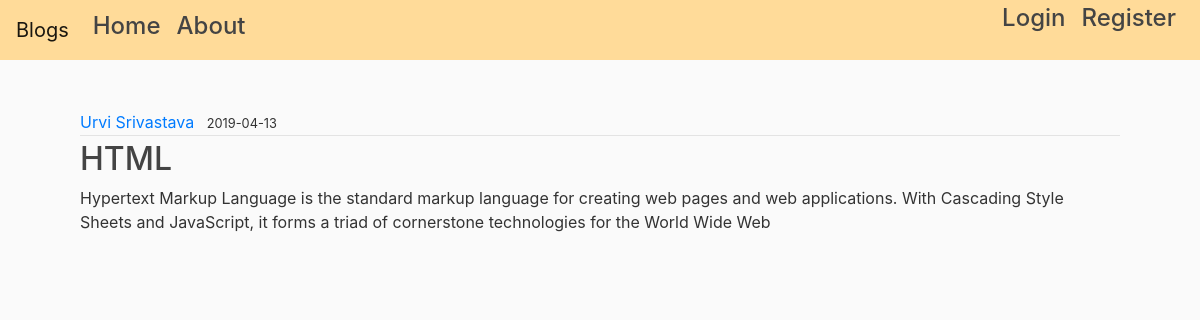
The app's page /post/4 with its own data.
### blog/models.py (models this page shows, shortened)
class User(db.Model, UserMixin):
    id = db.Column(db.Integer, primary_key = True)
    username = db.Column(db.String(20),unique=True, nullable=False)
    email = db.Column(db.String(120),unique=True, nullable=False)
    image = db.Column(db.String(25), nullable=False, default = 'default.jpeg')
    password = db.Column(db.String(60), nullable=False)
    posts = db.relationship('Post', backref = 'author', lazy=True)

class Post(db.Model):
    id = db.Column(db.Integer, primary_key = True)
    title = db.Column(db.String(100),nullable = False)
    date_posted = db.Column(db.DateTime, nullable=False, default = datetime.utcnow)
    content = db.Column(db.Text, nullable = False)
    user_id = db.Column(db.Integer, db.ForeignKey('user.id'),nullable=False)

### blog/routes.py (the view)
@app.route("/post/<int:post_id>")
def post(post_id):
    post = Post.query.get_or_404(post_id)
    return render_template('post.html', title=post.title, post=post)

### blog/templates/post.html (shortened to what this page needs)
<!DOCTYPE html>
{% extends "base.html" %}
{% block container %}
    <article class="media">
      <div class="media-body" >
        <div class="article" >
          <a class="mr-2" href="#">{{ post.author.username }}</a>
          <small class="text">{{ post.date_posted.strftime('%Y-%m-%d') }}</small>
          </div>
          <h2 class="article-title" >{{ post.title }}</a></h2>
          <p class="content">{{ post.content }}</p>
      </div>
{% endblock %}

### blog/static/main.css (style rules this page uses)
body { background: #fafafa; color: #333333; margin-top: 0px; }
h1, h2, h3, h4, h5, h6 { color: #444444; }
.article-title { color: #444444; }
.content { white-space: pre-line; }
.article { padding-bottom: 1px; margin-bottom: 4px; border-bottom: 1px solid #e3e3e3 }

### records on screen
User: author.username "Urvi Srivastava"
Post: date_posted "2019-04-13", title "HTML", content "Hypertext Markup Language is the standard markup language for creating web pages and web applications. With Cascading Style Sheets and JavaScript, it forms a triad of cornerstone technologies for the World Wide Web"
